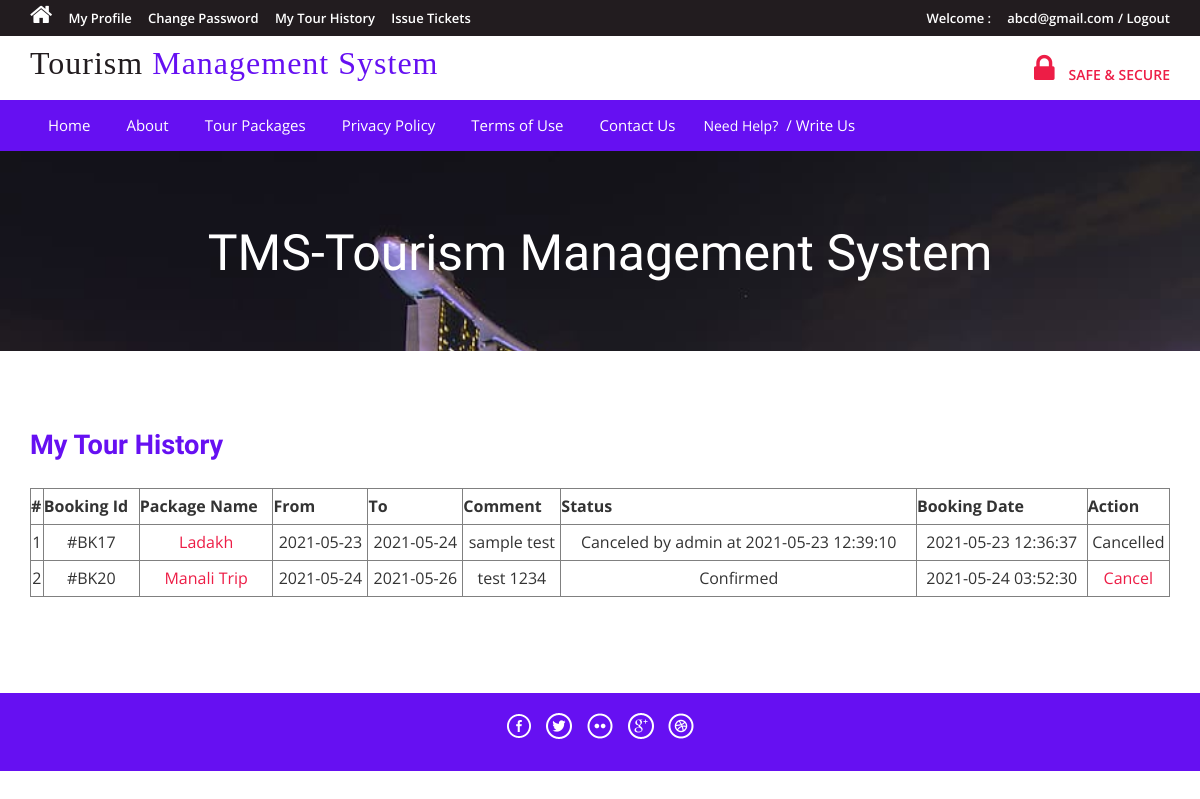
The page /tms/tour-history.php (signed in) on the database its author committed.
### tables this page shows
CREATE TABLE IF NOT EXISTS `tblbooking` (
  `BookingId` int NOT NULL AUTO_INCREMENT,
  `PackageId` int DEFAULT NULL,
  `UserEmail` varchar(100) DEFAULT NULL,
  `FromDate` varchar(100) DEFAULT NULL,
  `ToDate` varchar(100) DEFAULT NULL,
  `Comment` mediumtext,
  `RegDate` timestamp NULL DEFAULT CURRENT_TIMESTAMP,
  `status` int DEFAULT NULL,
  `CancelledBy` varchar(5) DEFAULT NULL,
  `UpdationDate` timestamp NULL DEFAULT NULL ON UPDATE CURRENT_TIMESTAMP,
  PRIMARY KEY (`BookingId`)
);

CREATE TABLE IF NOT EXISTS `tbltourpackages` (
  `PackageId` int NOT NULL AUTO_INCREMENT,
  `PackageName` varchar(200) DEFAULT NULL,
  `PackageType` varchar(150) DEFAULT NULL,
  `PackageLocation` varchar(100) DEFAULT NULL,
  `PackagePrice` int DEFAULT NULL,
  `PackageFetures` varchar(255) DEFAULT NULL,
  `PackageDetails` mediumtext,
  `PackageImage` varchar(100) DEFAULT NULL,
  `Creationdate` timestamp NULL DEFAULT CURRENT_TIMESTAMP,
  `UpdationDate` timestamp NULL DEFAULT NULL ON UPDATE CURRENT_TIMESTAMP,
  PRIMARY KEY (`PackageId`)
);

### tms/tour-history.php (the view, shortened to what this page needs)
<?php
include('includes/config.php');
if(strlen($_SESSION['login'])==0)
	{
header('location:index.php');
}
else{
?>
<!DOCTYPE HTML>
<html>
<head>
<link href="css/bootstrap.css" rel='stylesheet' type='text/css' />
<link href="css/styl.css" rel='stylesheet' type='text/css' />
<link href="css/font-awesome.css" rel="stylesheet">
<link href="css/animate.css" rel="stylesheet" type="text/css" media="all">
</head>
<body>
<div class="top-header">
<?php include('includes/header.php');?>
<div class="banner-1 ">
	<div class="container">
		<h1 class="wow zoomIn animated animated" data-wow-delay=".5s" style="visibility: visible; animation-delay: 0.5s; animation-name: zoomIn;">TMS-Tourism Management System</h1>
	</div>
</div>
<div class="privacy">
	<div class="container">
		<h3 class="wow fadeInDown animated animated" data-wow-delay=".5s" style="visibility: visible; animation-delay: 0.5s; animation-name: fadeInDown;">My Tour History</h3>
		<form name="chngpwd" method="post" onSubmit="return valid();">
	<p>
	<table border="1" width="100%">
<tr align="center">
<th>#</th>
<th>Booking Id</th>
<th>Package Name</th>
<th>From</th>
<th>To</th>
<th>Comment</th>
<th>Status</th>
<th>Booking Date</th>
<th>Action</th>
</tr>
<?php
$uemail=$_SESSION['login'];;
$sql = "SELECT tblbooking.BookingId as bookid,tblbooking.PackageId as pkgid,tbltourpackages.PackageName as packagename,tblbooking.FromDate as fromdate,tblbooking.ToDate as todate,tblbooking.Comment as comment,tblbooking.status as status,tblbooking.RegDate as regdate,tblbooking.CancelledBy as cancelby,tblbooking.UpdationDate as upddate from tblbooking join tbltourpackages on tbltourpackages.PackageId=tblbooking.PackageId where UserEmail=:uemail";
$query = $dbh->prepare($sql);
$query -> bindParam(':uemail', $uemail, PDO::PARAM_STR);
$query->execute();
$results=$query->fetchAll(PDO::FETCH_OBJ);
$cnt=1;
if($query->rowCount() > 0)
{
foreach($results as $result)
{	?>
<tr align="center">
<td><?php echo htmlentities($cnt);?></td>
<td>#BK<?php echo htmlentities($result->bookid);?></td>
<td><a href="package-details.php?pkgid=<?php echo htmlentities($result->pkgid);?>"><?php echo htmlentities($result->packagename);?></a></td>
<td><?php echo htmlentities($result->fromdate);?></td>
<td><?php echo htmlentities($result->todate);?></td>
<td><?php echo htmlentities($result->comment);?></td>
<td><?php if($result->status==0)
{
echo "Pending";
}
if($result->status==1)
{
echo "Confirmed";
}
if($result->status==2 and $result->cancelby=='a')
{
echo "Canceled by admin at " .$result->upddate;
}
?></td>
<td><?php echo htmlentities($result->regdate);?></td>
<?php if($result->status==2)
{
	?><td>Cancelled</td>
<?php } else {?>
<td><a href="tour-history.php?bkid=<?php echo htmlentities($result->bookid);?>" onclick="return confirm('Do you really want to cancel booking')" >Cancel</a></td>
<?php }?>
</tr>
<?php $cnt=$cnt+1; }} ?>
	</table>
			</p>
			</form>
	</div>
</div>
<?php include('includes/footer.php');?>
</body>
</html>
<?php } ?>

### tms/css/styl.css (style rules this page uses)
html, body { font-size: 100%; background: #fff; font-family: 'Open Sans', sans-serif; }
body a,.grid_1,plan_1,plan_1.one,plan_1.two,i.icon1, i.icon2, i.icon3, i.icon4, i.icon5, i.icon6 { transition:0.5s all; -webkit-transition:0.5s all; -moz-transition:0.5s all; -o-transition:0.5s all; -ms-transition:0.5s all; }
h1,h2,h3,h4,h5,h6 { margin:0; font-family: 'Roboto Condensed', sans-serif; }
p { margin:0; }
.top-header { background-color: #221C1F; border-bottom: 0 none; height: 36px; line-height: 35px; }
.banner-1 { background: url(../images/3.2.jpg)no-repeat; background-size: cover; -webkit-background-size: cover; -o-background-size: cover; -ms-background-size: cover; -moz-background-size: cover; min-height:200px; }
.banner-1 h1 { font-size: 50px; margin-bottom: 40px; padding: 1.5em 0 0; text-align: center; color: #ffffff; }
.privacy h3 { color: #6610f2; font-size: 1.7em; font-weight: 700; margin-bottom: 1em; }
.privacy { padding: 5em 0; }
.privacy p { font-size: 1em; line-height: 1.8em; color: #999; margin: 1em 0; }

### rows shown on the page
tblbooking: BookingId "17", PackageId.PackageName "Ladakh", FromDate "2021-05-23", ToDate "2021-05-24", Comment "sample test", UpdationDate "2021-05-23 12:39:10", RegDate "2021-05-23 12:36:37", status "Cancelled"
tblbooking: BookingId "20", PackageId.PackageName "Manali Trip", FromDate "2021-05-24", ToDate "2021-05-26", Comment "test 1234", status "Confirmed", RegDate "2021-05-24 03:52:30"

### other values the page prints
$_SESSION['login'] "abcd@gmail.com"
